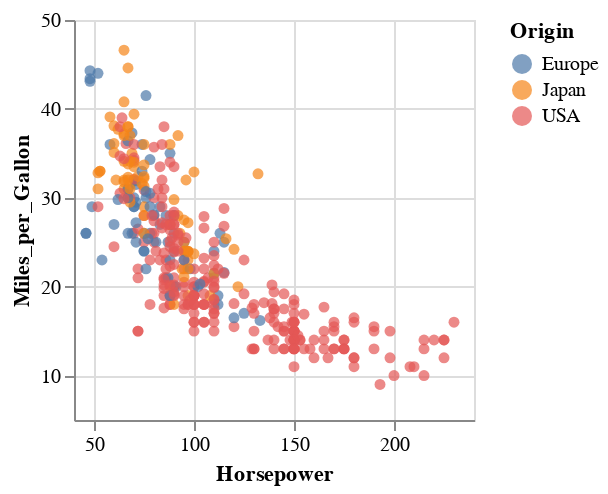

This figure's notebook cell:
### Code cell
import altair_express as alx
    from vega_datasets import data
    df = data.cars()

    alx.highlight_color() + alx.scatterplot(df,x='Horsepower',y='Miles_per_Gallon', color='Origin')

### Figure 1 — Vega-Lite specification as saved in the notebook (floating-point values rounded to 4 significant figures; data arrays with more than 128 entries replaced by an {"elided": "..."} marker saying what was removed)
{"config": {"view": {"continuousWidth": 400, "continuousHeight": 300}}, "data": {"name": "data-f02450ab61490a1363517a0190416235"}, "mark": {"type": "circle", "cursor": "pointer"}, "encoding": {"color": {"condition": {"field": "Origin", "type": "nominal", "param": "ALX_SELECTION_click_FILTER"}, "value": "lightgray"}, "x": {"axis": {}, "field": "Horsepower", "scale": {"zero": false}, "type": "quantitative"}, "y": {"axis": {}, "field": "Miles_per_Gallon", "scale": {"zero": false}, "type": "quantitative"}}, "height": 200, "params": [{"name": "ALX_SELECTION_click_FILTER", "select": {"type": "point", "encodings": ["color"], "fields": ["Origin"]}}], "width": 200, "$schema": "https://vega.github.io/schema/vega-lite/v5.2.0.json", "datasets": {"data-f02450ab61490a1363517a0190416235": {"elided": "406 records"}}}
